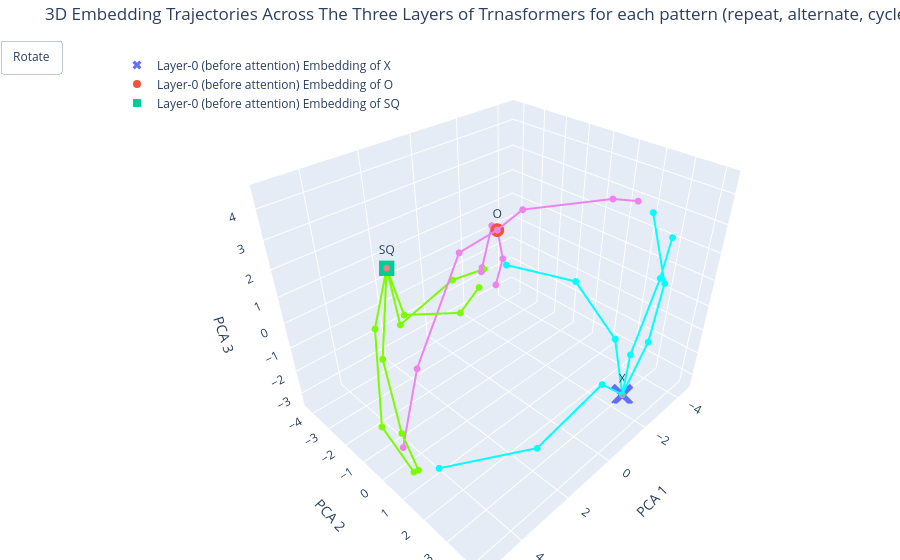

The cell this chart's notebook holds for it:
### Markdown cell above
This forshows exactly how LLMs can solve the problem of homonyms (names with sam spelling but may have multiple meanings), each one get pushed to its appropriate cluster thorugh attention layers.

### Code cell
import numpy as np
import imageio


frames = []
n_frames = 60  # smoothness of rotation
images = []


for t in np.linspace(0, 2*np.pi, n_frames):
    camera = dict(
        eye=dict(
            x=2*np.cos(t),
            y=2*np.sin(t),
            z=0.8  # slight tilt
        )
    )

    frames.append(go.Frame(layout=dict(scene_camera=camera)))


fig.frames = frames

fig.update_layout(
    updatemenus=[dict(
        type="buttons",
        showactive=False,
        buttons=[
            dict(label="Rotate",
                 method="animate",
                 args=[None, {
                     "frame": {"duration": 50, "redraw": True},
                     "fromcurrent": True,
                     "loop": True
                 }])
        ]
    )]
)

### Figure 1 — Plotly figure (JSON) as saved in the notebook; plotly's stock layout.template omitted (floating-point values rounded to 4 significant figures)
{"data": [{"marker": {"size": 8, "symbol": "x"}, "mode": "markers+text", "name": "Layer-0 (before attention) Embedding of X", "text": ["X"], "textposition": "top center", "type": "scatter3d", "x": [-2.52], "y": [3.08], "z": [-3.336]}, {"marker": {"size": 8, "symbol": "circle"}, "mode": "markers+text", "name": "Layer-0 (before attention) Embedding of O", "text": ["O"], "textposition": "top center", "type": "scatter3d", "x": [-1.419], "y": [-1.986], "z": [1.633]}, {"marker": {"size": 8, "symbol": "square"}, "mode": "markers+text", "name": "Layer-0 (before attention) Embedding of SQ", "text": ["SQ"], "textposition": "top center", "type": "scatter3d", "x": [3.584], "y": [-1.304], "z": [2.652]}, {"line": {"color": "cyan", "width": 4}, "marker": {"color": "cyan", "size": 4}, "mode": "lines+markers", "showlegend": false, "type": "scatter3d", "x": [-2.52, -1.143, 2.114, 4.414], "y": [3.08, 3.092, 3.234, 1.444], "z": [-3.336, -1.95, -2.257, -2.721]}, {"marker": {"color": "cyan", "size": 0, "symbol": "circle"}, "mode": "markers", "showlegend": false, "type": "scatter3d", "x": [-2.52], "y": [3.08], "z": [-3.336]}, {"line": {"color": "cyan", "width": 4}, "marker": {"color": "cyan", "size": 4}, "mode": "lines+markers", "showlegend": false, "type": "scatter3d", "x": [-2.52, -2.39, -2.215, -1.498], "y": [3.08, 3.785, 4.073, 3.761], "z": [-3.336, -0.5059, 1.934, 4.365]}, {"marker": {"color": "violet", "size": 0, "symbol": "circle"}, "mode": "markers", "showlegend": false, "type": "scatter3d", "x": [-2.52], "y": [3.08], "z": [-3.336]}, {"line": {"color": "cyan", "width": 4}, "marker": {"color": "cyan", "size": 4}, "mode": "lines+markers", "showlegend": false, "type": "scatter3d", "x": [-2.52, -3.15, -4.49, -3.723], "y": [3.08, 2.104, -0.8143, -3.798], "z": [-3.336, -1.776, -1.354, -1.591]}, {"marker": {"color": "lawngreen", "size": 0, "symbol": "circle"}, "mode": "markers", "showlegend": false, "type": "scatter3d", "x": [-2.52], "y": [3.08], "z": [-3.336]}, {"line": {"color": "cyan", "width": 4}, "marker": {"color": "cyan", "size": 4}, "mode": "lines+markers", "showlegend": false, "type": "scatter3d", "x": [-2.52, -2.023, -2.574, -2.023], "y": [3.08, 3.44, 3.716, 4.159], "z": [-3.336, -1.016, 1.781, 3.565]}, {"marker": {"color": "lightcoral", "size": 0, "symbol": "circle"}, "mode": "markers", "showlegend": false, "type": "scatter3d", "x": [-2.52], "y": [3.08], "z": [-3.336]}, {"line": {"color": "violet", "width": 4}, "marker": {"color": "violet", "size": 4}, "mode": "lines+markers", "showlegend": false, "type": "scatter3d", "x": [-1.419, -1.786, -1.872, -1.578], "y": [-1.986, -1.17, 2.214, 3.216], "z": [1.633, 2.564, 4.092, 4.477]}, {"marker": {"color": "cyan", "size": 2, "symbol": "circle"}, "mode": "markers", "showlegend": false, "type": "scatter3d", "x": [-1.419], "y": [-1.986], "z": [1.633]}, {"line": {"color": "violet", "width": 4}, "marker": {"color": "violet", "size": 4}, "mode": "lines+markers", "showlegend": false, "type": "scatter3d", "x": [-1.419, -0.004162, 3.259, 4.641], "y": [-1.986, -2.371, -0.8034, 0.01884], "z": [1.633, 1.172, -0.9559, -2.778]}, {"marker": {"color": "violet", "size": 2, "symbol": "circle"}, "mode": "markers", "showlegend": false, "type": "scatter3d", "x": [-1.419], "y": [-1.986], "z": [1.633]}, {"line": {"color": "violet", "width": 4}, "marker": {"color": "violet", "size": 4}, "mode": "lines+markers", "showlegend": false, "type": "scatter3d", "x": [-1.419, -2.016, -3.32, -3.162], "y": [-1.986, -2.619, -3.596, -3.843], "z": [1.633, 1.293, -1.028, -2.317]}, {"marker": {"color": "lawngreen", "size": 2, "symbol": "circle"}, "mode": "markers", "showlegend": false, "type": "scatter3d", "x": [-1.419], "y": [-1.986], "z": [1.633]}, {"line": {"color": "violet", "width": 4}, "marker": {"color": "violet", "size": 4}, "mode": "lines+markers", "showlegend": false, "type": "scatter3d", "x": [-1.419, -1.916, -2.297, -2.809], "y": [-1.986, -2.761, -3.772, -4.269], "z": [1.633, 1.314, -1.257, -1.515]}, {"marker": {"color": "lightcoral", "size": 2, "symbol": "circle"}, "mode": "markers", "showlegend": false, "type": "scatter3d", "x": [-1.419], "y": [-1.986], "z": [1.633]}, {"line": {"color": "lawngreen", "width": 4}, "marker": {"color": "lawngreen", "size": 4}, "mode": "lines+markers", "showlegend": false, "type": "scatter3d", "x": [3.584, 3.274, -0.8073, -2.831], "y": [-1.304, -1.423, -3.754, -4.19], "z": [2.652, 0.4296, -0.9425, -1.564]}, {"marker": {"color": "cyan", "size": 4, "symbol": "circle"}, "mode": "markers", "showlegend": false, "type": "scatter3d", "x": [3.584], "y": [-1.304], "z": [2.652]}, {"line": {"color": "lawngreen", "width": 4}, "marker": {"color": "lawngreen", "size": 4}, "mode": "lines+markers", "showlegend": false, "type": "scatter3d", "x": [3.584, 4.536, 4.687, 4.674], "y": [-1.304, -0.6097, 0.1153, 0.7517], "z": [2.652, 0.3228, -2.042, -3.171]}, {"marker": {"color": "violet", "size": 4, "symbol": "circle"}, "mode": "markers", "showlegend": false, "type": "scatter3d", "x": [3.584], "y": [-1.304], "z": [2.652]}, {"line": {"color": "lawngreen", "width": 4}, "marker": {"color": "lawngreen", "size": 4}, "mode": "lines+markers", "showlegend": false, "type": "scatter3d", "x": [3.584, 3.07, 1.432, -0.06637], "y": [-1.304, -1.462, -0.7695, -1.496], "z": [2.652, 0.673, 0.2562, 0.1605]}, {"marker": {"color": "lawngreen", "size": 4, "symbol": "circle"}, "mode": "markers", "showlegend": false, "type": "scatter3d", "x": [3.584], "y": [-1.304], "z": [2.652]}, {"line": {"color": "lawngreen", "width": 4}, "marker": {"color": "lawngreen", "size": 4}, "mode": "lines+markers", "showlegend": false, "type": "scatter3d", "x": [3.584, 4.251, 5.195, 4.972], "y": [-1.304, -1.265, -0.08671, 0.9475], "z": [2.652, 0.8968, -1.539, -2.834]}, {"marker": {"color": "lightcoral", "size": 4, "symbol": "circle"}, "mode": "markers", "showlegend": false, "type": "scatter3d", "x": [3.584], "y": [-1.304], "z": [2.652]}], "layout": {"legend": {"x": 0.02, "y": 0.98}, "margin": {"b": 0, "l": 0, "r": 0, "t": 40}, "scene": {"xaxis": {"title": {"text": "PCA 1"}}, "yaxis": {"title": {"text": "PCA 2"}}, "zaxis": {"title": {"text": "PCA 3"}}}, "title": {"text": "3D Embedding Trajectories Across The Three Layers of Trnasformers for each pattern (repeat, alternate, cycle) "}, "updatemenus": [{"buttons": [{"args": [null, {"frame": {"duration": 50, "redraw": true}, "fromcurrent": true, "loop": true}], "label": "Rotate", "method": "animate"}], "showactive": false, "type": "buttons"}]}}
